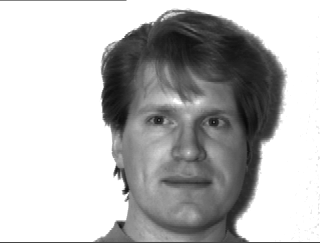
#> input picture yalefaces/ind1/subject01.gif, 320 x 243 px
$ jupyter execute --allow-errors Eigenfaces_YaleFaces.ipynb   (shell and % lines are left out)
#> lines starting #> are read from the running program, lines starting #| are printed output that depends on the picture
[cell 1]
import numpy as np
import matplotlib.pyplot as plt
from PIL import Image

## Leitura das imagens de treino

* f é para usar as chavetas {} na string

* convert('L') é para tornas as fotografias greyscale (monocromático)

[cell 2]
import glob
images = [glob.glob('yalefaces/ind{}/*'.format(pasta)) for pasta in range(1, 11)]

[cell 3]
base = [Image.open(img).convert('L') for pasta in images for img in pasta]
#> base = 1 item

#### "Chama" a imagem

[cell 4]
input_img = Image.open(f'yalefaces/ind1/subject01.gif').convert('L')
#> input_img is the input picture: PIL image 320x243 L; min 9, max 255, mean 184.5
input_img

#### Saber a quantidade de fotografias que existem

[cell 5]
M = len(base)
#> M = 1
M
#> Out = 1

#### Gera uma lista de listas em que cada lista corresponde a uma imagem (0 a 399)

[cell 6]
X = np.array([base[i].getdata() for i in range(M)])

#### Temos 400 listas em que cada uma 10304 elementos

[cell 7]
print(X.shape)
#| (1, 77760)
X

## Centrar o X à média

[cell 8]
media = np.mean(X, 0)
phi = X - media

[cell 9]
media

[cell 10]
phi.shape
#> Out = (1, 77760)

## Matriz Covariância

* e_faces : vetores singulares
* sigma : valores singulares
* Não vamos usar o v pelo que metemos como "_"

[cell 11]
e_faces, sigma, _ = np.linalg.svd(phi.transpose(), full_matrices = False)
#> sigma = [0]

[cell 12]
e_faces.shape
#> Out = (77760, 1)

[cell 13]
sigma.shape
#> Out = (1,)

[cell 14]
len(phi)
#> Out = 1

[cell 15]
e_faces

[cell 16]
# np.matmul(phi, phi.transpose())

#### Cálculo da covariância sem utilizar $\textit{SVD}$

[cell 17]
Mc = np.cov(phi)
#> Mc = 0

print('Mc: ', Mc.shape)
#| Mc:  ()

#> (the rest of this cell did not finish here and is left out)

#> (a cell that did not finish here is left out)

#> (a cell that did not finish here is left out)

#> (a cell that did not finish here is left out)

## Cálculo dos valores próprios

#### Os valores singulares são a raiz de um valor próprio, logo:

[cell 21]
val_prop = sigma*sigma
#> val_prop = [0]
val_prop.shape
#> Out = (1,)

#### Ordenar os valores próprios de forma decrescente

[cell 22]
val_prop = np.sort(val_prop)

# o sort dá a lista ordenada crescentemente
# queremos decrescentemente, daí o ::-1

val_prop = val_prop[::-1]

#### Traço da matriz de dispersão (soma de todos valores próprios)

[cell 23]
traco = sum(val_prop)
#> traco = 0
traco
#> Out = 0

## Componentes Principais - Elbow Plot

#### Calcular o $k$ consoante a confiança da soma dos k primeiros valores próprios.
* parar quando temos uma confiança mínima de 80%;
* parar quando começar a incrementar menos de 0.5% na confiança.

[cell 24]
confianca_alvo = 0.85
k = 0
confianca = 0
confiancaAnt = 0

while confianca < confianca_alvo:
    confiancaAnt = confianca
    confianca = confianca + val_prop[k]/traco
    k += 1

    print('(confiança, valor próprio): ({0}, {1})'.format(confianca, k))
#> this loop made 1 pass
#> confianca on pass 1: nan
#| (confiança, valor próprio): (nan, 1)
#> after the loop, confianca = nan; k = 1

k, confianca
#> Out = (1, nan)

[cell 25]
#'''
confianca_alvo = 0.85
k2 = 0
confianca = 0
confiancaAnt = 0

# o sort dá a lista ordenada crescentemente
# queremos decrescentemente, daí o ::-1
#eigenValues = eigenValues[::-1]

#> (the rest of this cell did not finish here and is left out)

Localização do $k$ no elbow plot (método do cotovelo)

[cell 26]
plt.figure(figsize = (10, 10))
t = np.arange(0, M, 1)
#> t = [0]
plt.plot(t, val_prop, 'x')
#> (the rest of this cell did not finish here and is left out)

#### A escolha do $k$ baseou-se não só no cálculo da confiança, tal como na visualização do $\textit{elbow plot}$

[cell 27]
k2 = 11

[cell 28]
plt.figure(figsize = (10, 10))
t = np.arange(0, M, 1)
#> (the rest of this cell did not finish here and is left out)

[cell 29]
e_faces.shape
#> Out = (77760, 1)

#> (a cell that did not finish here is left out)

[cell 31]
'''
i = np.argsort(-eigenValues)
eigenValues = eigenValues[i]
eV = eV[:, i]

newE_Faces = eV[:, 0:k]
'''

[cell 32]
'''
#eV = eV[::-1]
newE_Faces = eV[:, 0:k2]
'''

#### Cálculo dos $k$ primeiros vetores próprios

[cell 33]
newE_Faces = e_faces[:, 0:k]
newE_Faces

[cell 34]
phi.shape
#> Out = (1, 77760)

[cell 35]
newE_Faces.shape
#> Out = (77760, 1)

## Projeção dos Dados

[cell 36]
coef_proj = [np.dot(phi[i], newE_Faces) for i in range(M)]
#> coef_proj = [[0]]

#### Aplicação:

[cell 37]
display(plt.matshow(np.reshape(newE_Faces.T[0], (243, 320)), cmap = 'gray'))
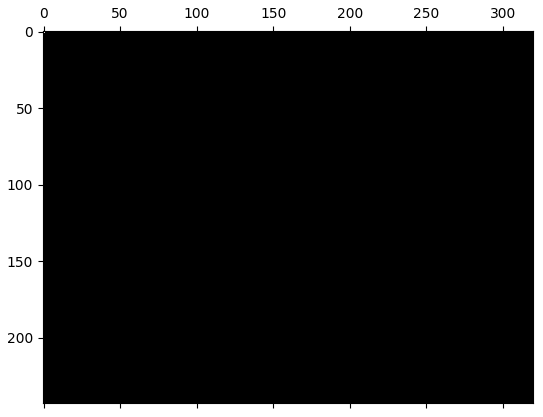
#> figure drawn by matplotlib, 1 panel
